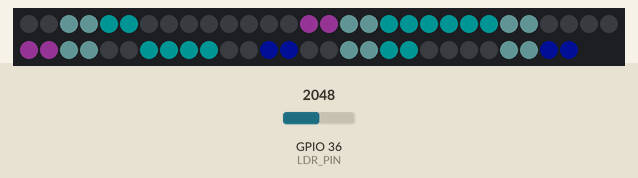
Simulated run of this sketch. Board: ESP32. On the bench: 58 RGB LEDs in strip order, left to right, continuing on the next row. The test bench sets the inputs (shaded band); at power-on: GPIO 36 (LDR_PIN) = 2048. Dim RGB values are drawn brighter than linear; WiFi joins after 1.5 s; servers stay silent unless stated; network time is answered at once with the bench clock; the local clock reads 2024-03-15 10:24:30 at power-on unless the sketch sets it; what the sketch prints to the serial monitor is not drawn.

Above: at 5.6 s.
At 128.7 s:
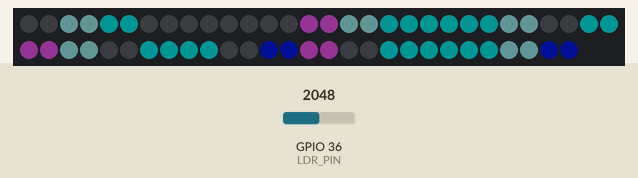

The sketch:

CLK_RGB.ino
```cpp
#include <WiFi.h>
#include <Adafruit_NeoPixel.h>
#include <WiFiUdp.h>
#include <NTPClient.h>
#include <TimeLib.h>
#include <DHT.h>
#include <Adafruit_Sensor.h>
#include <WiFi.h>
#include <WiFiMulti.h>

// Uncomment the type of sensor in use
#define DHT_TYPE    DHT11     // DHT 11
//#define DHT_TYPE    DHT22     // DHT 22 (AM2302)
//#define DHT_TYPE    DHT21     // DHT 21 (AM2301)

/*像素灯设定*/
#define PIXEL_PER_SEGMENT  2     // Number of LEDs in each Segment
#define PIXEL_DIGITS       4     // Number of connected Digits
#define PIXEL_PIN          14     // GPIO Pin
#define PIXEL_DASH         1    // Binary segment

/*附加功能引脚设定*/
#define LDR_PIN       A0    // LDR pin
#define DHT_PIN       13    // DHT Sensor pin
#define BUTTON_PIN    12    // Button pin

/*时间格式*/
#define TIME_FORMAT        24    // 12 = 12 hours format || 24 = 24 hours format

/*创建类函数*/
Adafruit_NeoPixel strip = Adafruit_NeoPixel((PIXEL_PER_SEGMENT * 7 * PIXEL_DIGITS) + (PIXEL_DASH * 2),\
 PIXEL_PIN, NEO_GRB + NEO_KHZ800);
DHT dht(DHT_PIN, DHT_TYPE);//温度

// set Wi-Fi SSID and password
const char *ssid     = "BB2F";
const char *password = "bbf21338";

WiFiUDP ntpUDP;

WiFiMulti wifiMulti;
// 'time.nist.gov' is used (default server) with +1 hour offset (3600 seconds) 60 seconds (60000 milliseconds) update interval
NTPClient timeClient(ntpUDP, "time.nist.gov", 28800, 60000); //GMT+5:30 : 5*3600+30*60=19800//GMT+8 : 8*3600 = 28800

/*时间刷新频率*/
int period = 1000;   //Update frequency  = 1second
unsigned long time_now = 0;
int Second, Minute, Hour;

// set default brightness
int Brightness = 40;
int changePix = 0 ;
int pixBrig = 20;
// current temperature, updated in loop()
int Temperature;

bool Show_Temp = false;

//Digits array
byte digits[12] = {
  //abcdefg
  0b1111110,     // 0
  0b0110000,     // 1
  0b1101101,     // 2
  0b1111001,     // 3
  0b0110011,     // 4
  0b1011011,     // 5
  0b1011111,     // 6
  0b1110000,     // 7
  0b1111111,     // 8
  0b1110011,     // 9
  0b1001110,     // C
  0b1000111,     // F
};

//彩虹渐变效果

uint32_t Wheel(byte WheelPos){
  if(WheelPos < 85){
    return strip.Color(WheelPos * 3, 255 - WheelPos * 3, 0);
  }
  else if(WheelPos < 170){
    WheelPos -= 85;
    return strip.Color(255 - WheelPos * 3, 0, WheelPos * 3);
  }
   else{
    WheelPos -= 170;
    return strip.Color(0, WheelPos * 3, 255 - WheelPos * 3);
  }
}

void rainbow(uint8_t wait){
  uint16_t i, j;
  for(j=0; j<256; j++){
    for(i=0; i<strip.numPixels(); i++){
      strip.setPixelColor(i, Wheel((i+j) & 255));
    }
    strip.show();
    delay(wait);
  }
}

//Clear all the Pixels
void clearDisplay() {
  for (int i = 0; i < strip.numPixels(); i++) {
    strip.setPixelColor(i, strip.Color(0, 0, 0));
  }
  strip.show();
}

//一键配网
void smartConfig(){

  WiFi.mode(WIFI_STA);

  Serial.println("\r\nWait for Smartconfig.");

  WiFi.beginSmartConfig();

  while (!WiFi.smartConfigDone()) {
    Serial.print(".");
    rainbow(2);
  }

  Serial.println("SmartConfig Success");

  Serial.printf("SSID:%s\r\n", WiFi.SSID().c_str());

  Serial.printf("PSW:%s\r\n", WiFi.psk().c_str());

  wifiMulti.addAP(WiFi.SSID().c_str(),WiFi.psk().c_str());

}

void setup() {
  Serial.begin(38400);
  strip.begin();
  strip.setBrightness(pixBrig);
  clearDisplay();
  strip.show();

  dht.begin();
  pinMode(BUTTON_PIN, INPUT);

  WiFi.begin(ssid, password);

  if( WiFi.status() != WL_CONNECTED ){
    for(int i=0 ; i<=10 ; i++){
      delay(500);
      Serial.print(".");
    }
    if(WiFi.status() == WL_CONNECTED ){
      Serial.println("Wifi connected");
      return;
    }
    Serial.println("connection failed");
    wifiMulti.addAP(ssid, password);
    wifiMulti.addAP("小米共享WiFi_A6CB", "669669669");
    wifiMulti.addAP("669", "669669669");
  // wifiMulti.addAP("BB2F", "bbf21338");
    if(wifiMulti.run() == WL_CONNECTED){
      // delay(1000);
      Serial.println("Multi connected");
    }
  }
  if(wifiMulti.run() != WL_CONNECTED){
      // delay(1000);
    Serial.println("Multi not connected");
    smartConfig();
  }
  // else if( WiFi.status() != WL_CONNECTED ) {
  //   // delay(500);

  //   // Serial.print("Connecting.");
  //   delay(2000);
  //   Serial.println("airkiss.");
  //   smartConfig();
  // }
  Serial.println("connected");
  // NTP.begin ();
  timeClient.begin();
  delay(10);

}

void loop() {
  if (WiFi.status() == WL_CONNECTED) { // check WiFi connection status
    int sensor_val = analogRead(LDR_PIN);
    Brightness =40;
    timeClient.update();
    int Hours;
    unsigned long unix_epoch =  timeClient.getEpochTime();   // get UNIX Epoch time
    Second = second(unix_epoch);                            // get seconds
    Minute = minute(unix_epoch);                            // get minutes
    Hours  = hour(unix_epoch);                              // get hours

    if (TIME_FORMAT == 12) {//12小时制判断处理
      if (Hours > 12) {
        Hour = Hours - 12;
      }
      else
        Hour = Hours;
    }
    else
      Hour = Hours;
  }

  //时间和温度显示切换
  // if (digitalRead(BUTTON_PIN) == LOW) {
  //   Show_Temp = true;
  // }
  // else
    Show_Temp = false;

  if (Show_Temp) {
    Temperature = dht.readTemperature();
    Serial.println(Temperature);
    clearDisplay();
    writeDigit(0, Temperature / 10);
    writeDigit(1, Temperature % 10);
    writeDigit(2, 10);
    strip.setPixelColor(28, strip.Color(Brightness, Brightness,  Brightness));
    strip.show();
    delay(3000);
    clearDisplay();
    Show_Temp = false;
  }
  while (millis() > time_now + period) {
    time_now = millis();
    Serial.print(Hour);
    Serial.print(":");
    Serial.print(Minute);
    Serial.print(":");
    Serial.println(Second);
    disp_Time();     // Show Time
  }
 }
//显示时间
void disp_Time() {
  clearDisplay();
  writeDigit(0, Hour / 10);
  writeDigit(1, Hour % 10);
  writeDigit(2, Minute / 10);
  writeDigit(3, Minute % 10);
  writeDigit(4, Second / 10);
  writeDigit(5, Second % 10);
  disp_Dash();
  strip.show();
}
//显示冒号
void disp_Dash() {
  int dot, dash;
  for (int i = 0; i < 2; i++) {
    dot = 2 * (PIXEL_PER_SEGMENT * 7) + i;//找到代表冒号灯的位置
    for (int j = 0; j < PIXEL_DASH; j++) {//设置全部N颗冒号灯
      dash = dot + j * (2 * (PIXEL_PER_SEGMENT * 7) + 2);
      Second % 2 == 0 ? strip.setPixelColor(dash, strip.Color(0, 255, 255)) : strip.setPixelColor(dash, strip.Color(0, 0,0));
      //颜色相同，每两秒调用一次设置，闪烁
    }
  }
}

//写入数字
void writeDigit(int index, int val) {
  byte digit = digits[val];
  int margin;
  if (index == 0 || index == 1 ) margin = 0;//时
  if (index == 2 || index == 3 ) margin = 1;//分
  if (index == 4 || index == 5 ) margin = 2;//秒
  for (int i = 6; i >= 0; i--) {//7段，循环7次
    int offset = index * (PIXEL_PER_SEGMENT * 7) + i * PIXEL_PER_SEGMENT + margin * 2;
    //0*14+6*2+0*2 = 12
    uint32_t color;
    /*
    浅紫245, 207, 247
    淡蓝151, 241, 239
    蓝0, 25, 255||0, 51, 255
    */
    uint32_t qPurple = strip.Color(255, 92, 255);
    uint32_t dBlue = strip.Color(169, 255, 255);
    uint32_t mBlue = strip.Color(0, 255, 255);
    uint32_t tBlue = strip.Color(0, 25, 255);

    if (digit & 0x01 != 0) {//如果右末位数字为1，设置显示颜色，否则不显示
      //时分秒分别设置颜色
      // if (index == 0 || index == 1 ) {
      //   // if (i==0 || i==1 || i==5) {
      //     color = strip.Color(changePix, changePix,  Brightness);//蓝色
      // //   }else
      // // color = strip.Color(Brightness, 0,  Brightness);
      // }
      // if (index == 2 || index == 3 ) color = strip.Color(Brightness, 0,Brightness);//紫色
      // if (index == 4 || index == 5 ) color = strip.Color(Brightness, 0,  0);//红色

      switch(i){
        case 0 : color = qPurple; break;
        case 1 : color = dBlue; break;
        case 5 : color = dBlue; break;
        case 6 : color = tBlue; break;
        default : color = mBlue; break;
      }
    }
    else
      color = strip.Color(0, 0, 0);

    for (int j = offset; j < offset + PIXEL_PER_SEGMENT; j++) {//点亮每一段所有的灯
      strip.setPixelColor(j, color);
    }
    digit = digit >> 1;
  }
}
```
